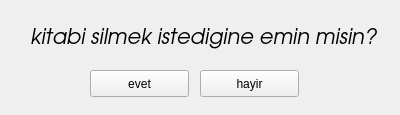
<?xml version="1.0" encoding="UTF-8"?>
<ui version="4.0">
 <class>Form</class>
 <widget class="QWidget" name="Form">
  <property name="geometry">
   <rect>
    <x>0</x>
    <y>0</y>
    <width>400</width>
    <height>115</height>
   </rect>
  </property>
  <property name="windowTitle">
   <string>kitap sil</string>
  </property>
  <widget class="QPushButton" name="evet_tus">
   <property name="geometry">
    <rect>
     <x>90</x>
     <y>70</y>
     <width>99</width>
     <height>27</height>
    </rect>
   </property>
   <property name="text">
    <string>evet</string>
   </property>
  </widget>
  <widget class="QPushButton" name="hayir_tus">
   <property name="geometry">
    <rect>
     <x>200</x>
     <y>70</y>
     <width>99</width>
     <height>27</height>
    </rect>
   </property>
   <property name="minimumSize">
    <size>
     <width>99</width>
     <height>27</height>
    </size>
   </property>
   <property name="maximumSize">
    <size>
     <width>99</width>
     <height>27</height>
    </size>
   </property>
   <property name="text">
    <string>hayir</string>
   </property>
  </widget>
  <widget class="QLabel" name="label">
   <property name="geometry">
    <rect>
     <x>30</x>
     <y>10</y>
     <width>351</width>
     <height>51</height>
    </rect>
   </property>
   <property name="font">
    <font>
     <family>URW Gothic L</family>
     <pointsize>16</pointsize>
     <italic>true</italic>
    </font>
   </property>
   <property name="text">
    <string>kitabi silmek istedigine emin misin?</string>
   </property>
  </widget>
 </widget>
 <resources/>
 <connections/>
</ui>
